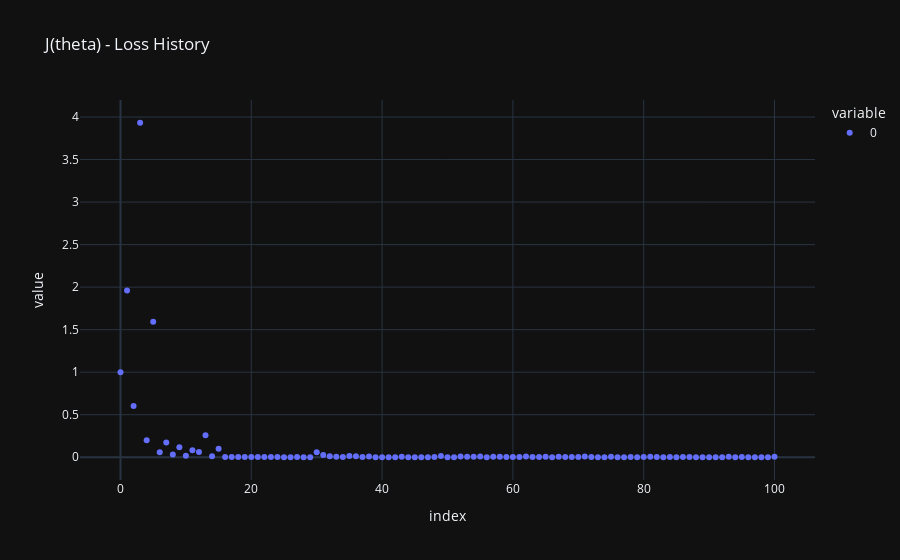

Notebook code cell kept with this figure:
### Markdown cell above
## Task 4: Gradient Descent
Below is a simple vectorized impl. of GD that can be used as a starting point. 
Please make sure you understand exactly HOW it works (so that you could have implemented one yourself).

1) Change the code to use Stochastic Gradient Descent.
2) Re-organize the code and add numba as to make the SGD go pew pew (faster).

Numba: https://numba.readthedocs.io/en/stable/

### Code cell
import numpy as np
import plotly.express as px
from typing import Tuple, Union, List


def predict(theta, xs):
    return np.dot(xs, theta)

def J_squared_residual(theta, xs, y):
    h = predict(theta, xs)
    sr = ((h - y)**2).sum()
    return sr

def gradient_J_squared_residual(theta, xs, y):
    h = predict(theta, xs)
    grad = np.dot(xs.transpose(), (h - y))
    return grad


def get_subset(xs: np.array, ys: np.array, indexes: np.array, batch_size: int) -> Union[Tuple[np.array, np.array], Tuple[None, None]]:
    if (len(xs) < batch_size) or (len(xs) != len(ys)) or (len(indexes) < batch_size):
        return None, None

    x_data = np.empty([batch_size, len(xs[0])])
    y_data = np.empty([batch_size, 1])

    np.random.shuffle(indexes)

    for i in range(0, batch_size):
        x_data[i] = xs[indexes[i]]
        y_data[i] = ys[indexes[i]]

    return x_data, y_data


# the dataset (already augmented so that we get a intercept coef)
data_x = np.array([[1.0, 0.5], [1.0, 1.0], [1.0, 2.0]])
data_y = np.array([[1.0], [1.5], [2.5]])

n_features = data_x.shape[1]
# variables we need
theta = np.zeros((n_features, 1))
learning_rate = 0.2
m = data_x.shape[0]

# run GD
j_history = []
n_iters = 100
for it in range(n_iters):
    x, y = get_subset(data_x, data_y, np.arange(0, len(data_x)), int(len(data_x) * 0.4))
    if x is None:
        print("Bad Input In (get_subset)")
        break
    j = J_squared_residual(theta, x, y)
    j_history.append(j)

    theta = theta - (learning_rate * (1/m) * gradient_J_squared_residual(theta, x, y))

print("theta shape:", theta.shape)

# append the final result.
j = J_squared_residual(theta, data_x, data_y)
j_history.append(j)
print("The L2 error is: {:.2f}".format(j))


# find the L1 error.

y_pred = predict(theta, data_x)

l1_error = np.abs(y_pred - data_y).sum()
print("The L1 error is: {:.2f}".format(l1_error))


# Find the R^2
# if the data is normalized: use the normalized data not the original data (task 3 hint).
# https://en.wikipedia.org/wiki/Coefficient_of_determination
u = ((data_y - y_pred)**2).sum()
v = ((data_y - data_y.mean())** 2).sum()
print("R^2: {:.2f}".format(1 - (u/v)))
print(theta)



# plot the result
fig = px.scatter(j_history, title="J(theta) - Loss History")
fig.show()

### Figure 1 — Plotly figure (JSON) as saved in the notebook; plotly's stock layout.template omitted (floating-point values rounded to 4 significant figures)
{"data": [{"hovertemplate": "variable=0<br>index=%{x}<br>value=%{y}<extra></extra>", "legendgroup": "0", "marker": {"color": "#636efa", "symbol": "circle"}, "mode": "markers", "name": "0", "orientation": "v", "showlegend": true, "x": [0, 1, 2, 3, 4, 5, 6, 7, 8, 9, 10, 11, 12, 13, 14, 15, 16, 17, 18, 19, 20, 21, 22, 23, 24, 25, 26, 27, 28, 29, 30, 31, 32, 33, 34, 35, 36, 37, 38, 39, 40, 41, 42, 43, 44, 45, 46, 47, 48, 49, 50, 51, 52, 53, 54, 55, 56, 57, 58, 59, 60, 61, 62, 63, 64, 65, 66, 67, 68, 69, 70, 71, 72, 73, 74, 75, 76, 77, 78, 79, 80, 81, 82, 83, 84, 85, 86, 87, 88, 89, 90, 91, 92, 93, 94, 95, 96, 97, 98, 99, 100], "xaxis": "x", "y": [1.0, 1.96, 0.6032, 3.933, 0.2003, 1.594, 0.05852, 0.1744, 0.0324, 0.1183, 0.01706, 0.08124, 0.06102, 0.2593, 0.0126, 0.1005, 0.003011, 0.00253, 0.00197, 0.002555, 0.002147, 0.001804, 0.002746, 0.001952, 0.00164, 0.001378, 0.001158, 0.003721, 0.001391, 0.001169, 0.05891, 0.02618, 0.01164, 0.005172, 0.002298, 0.01337, 0.01124, 0.00196, 0.0086, 0.0008465, 0.0006359, 0.0004776, 0.0003587, 0.0057, 7.859e-05, 5.903e-05, 4.434e-05, 3.33e-05, 0.004397, 0.01599, 0.0005599, 0.0004205, 0.008675, 0.007335, 0.005404, 0.007799, 0.001136, 0.006019, 0.006063, 0.002695, 0.002248, 0.001944, 0.00802, 0.001709, 0.002422, 0.006837, 0.001182, 0.005235, 0.004399, 0.003696, 0.003106, 0.00798, 0.003969, 0.0002511, 0.0001886, 0.005457, 0.0007117, 0.0005345, 0.003505, 0.001016, 0.002102, 0.004967, 0.004174, 0.0005424, 0.002834, 0.0009505, 0.001735, 0.004417, 0.001342, 0.001277, 0.0009965, 0.0004429, 0.0001968, 0.005058, 0.001383, 0.003779, 0.0006801, 0.0005108, 0.0003837, 0.0002882, 0.005158], "yaxis": "y", "type": "scatter"}], "layout": {"xaxis": {"anchor": "y", "domain": [0.0, 1.0], "title": {"text": "index"}}, "yaxis": {"anchor": "x", "domain": [0.0, 1.0], "title": {"text": "value"}}, "legend": {"title": {"text": "variable"}, "tracegroupgap": 0}, "title": {"text": "J(theta) - Loss History"}}}
